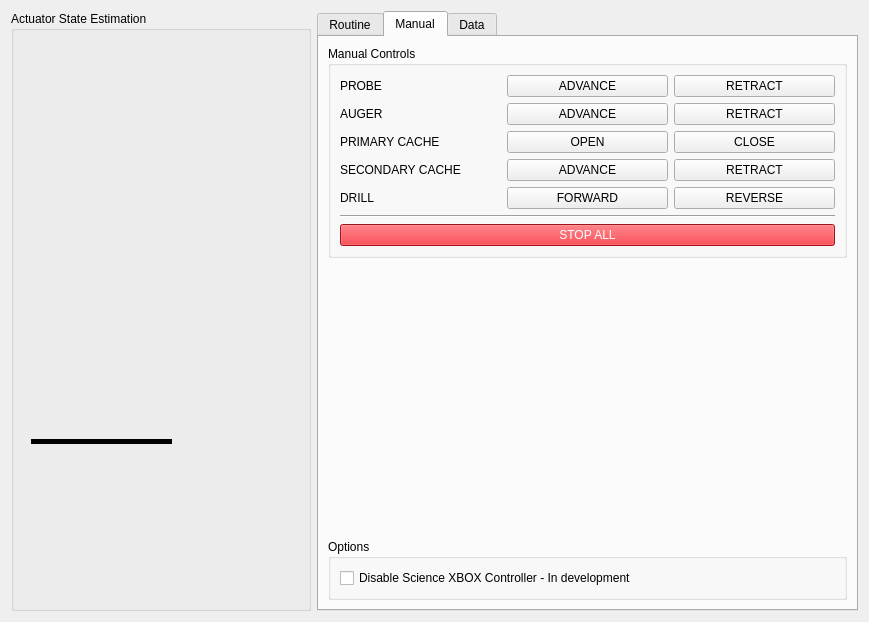
<?xml version="1.0" encoding="UTF-8"?>
<ui version="4.0">
 <class>PacketBrowser</class>
 <widget class="QWidget" name="PacketBrowser">
  <property name="geometry">
   <rect>
    <x>0</x>
    <y>0</y>
    <width>869</width>
    <height>620</height>
   </rect>
  </property>
  <property name="windowTitle">
   <string>Science Module Reponse Packet Viewer</string>
  </property>
  <layout class="QHBoxLayout" name="horizontalLayout_5">
   <item>
    <layout class="QVBoxLayout" name="verticalLayout_2">
     <item>
      <widget class="QGroupBox" name="groupBox_2">
       <property name="sizePolicy">
        <sizepolicy hsizetype="Fixed" vsizetype="Fixed">
         <horstretch>0</horstretch>
         <verstretch>0</verstretch>
        </sizepolicy>
       </property>
       <property name="minimumSize">
        <size>
         <width>300</width>
         <height>600</height>
        </size>
       </property>
       <property name="title">
        <string>Actuator State Estimation</string>
       </property>
       <widget class="QFrame" name="probe_frame">
        <property name="geometry">
         <rect>
          <x>200</x>
          <y>40</y>
          <width>81</width>
          <height>491</height>
         </rect>
        </property>
        <property name="styleSheet">
         <string notr="true"/>
        </property>
        <property name="frameShape">
         <enum>QFrame::NoFrame</enum>
        </property>
        <widget class="QLabel" name="actuator_body_probe">
         <property name="geometry">
          <rect>
           <x>2</x>
           <y>0</y>
           <width>71</width>
           <height>211</height>
          </rect>
         </property>
         <property name="styleSheet">
          <string notr="true">image: url(:/images/linear_actuator_body.svg);</string>
         </property>
         <property name="text">
          <string/>
         </property>
        </widget>
        <widget class="QFrame" name="probe_arm_group">
         <property name="geometry">
          <rect>
           <x>1</x>
           <y>10</y>
           <width>51</width>
           <height>291</height>
          </rect>
         </property>
         <property name="frameShape">
          <enum>QFrame::NoFrame</enum>
         </property>
         <widget class="QLabel" name="probe_arm">
          <property name="geometry">
           <rect>
            <x>16</x>
            <y>0</y>
            <width>16</width>
            <height>211</height>
           </rect>
          </property>
          <property name="styleSheet">
           <string notr="true">image: url(:/images/linear_actuator_arm.svg);</string>
          </property>
          <property name="text">
           <string/>
          </property>
         </widget>
         <widget class="QLabel" name="probe_head">
          <property name="geometry">
           <rect>
            <x>-1</x>
            <y>209</y>
            <width>51</width>
            <height>71</height>
           </rect>
          </property>
          <property name="styleSheet">
           <string notr="true">image: url(:/images/probe_head.svg);</string>
          </property>
          <property name="text">
           <string/>
          </property>
         </widget>
        </widget>
        <zorder>probe_arm_group</zorder>
        <zorder>actuator_body_probe</zorder>
       </widget>
       <widget class="QFrame" name="drill_frame">
        <property name="geometry">
         <rect>
          <x>20</x>
          <y>40</y>
          <width>111</width>
          <height>561</height>
         </rect>
        </property>
        <property name="frameShape">
         <enum>QFrame::NoFrame</enum>
        </property>
        <widget class="QLabel" name="actuator_body_drill">
         <property name="geometry">
          <rect>
           <x>2</x>
           <y>0</y>
           <width>71</width>
           <height>211</height>
          </rect>
         </property>
         <property name="styleSheet">
          <string notr="true">image: url(:/images/linear_actuator_body.svg);</string>
         </property>
         <property name="text">
          <string/>
         </property>
        </widget>
        <widget class="QFrame" name="drill_arm_group">
         <property name="geometry">
          <rect>
           <x>1</x>
           <y>10</y>
           <width>101</width>
           <height>551</height>
          </rect>
         </property>
         <property name="frameShape">
          <enum>QFrame::NoFrame</enum>
         </property>
         <widget class="QLabel" name="drill_arm">
          <property name="geometry">
           <rect>
            <x>16</x>
            <y>0</y>
            <width>16</width>
            <height>211</height>
           </rect>
          </property>
          <property name="styleSheet">
           <string notr="true">image: url(:/images/linear_actuator_arm.svg);</string>
          </property>
          <property name="text">
           <string/>
          </property>
         </widget>
         <widget class="QLabel" name="drill_body">
          <property name="geometry">
           <rect>
            <x>0</x>
            <y>200</y>
            <width>51</width>
            <height>71</height>
           </rect>
          </property>
          <property name="styleSheet">
           <string notr="true">image: url(:/images/drill_body.svg);</string>
          </property>
          <property name="text">
           <string/>
          </property>
         </widget>
         <widget class="QLabel" name="drill_head">
          <property name="geometry">
           <rect>
            <x>5</x>
            <y>244</y>
            <width>41</width>
            <height>71</height>
           </rect>
          </property>
          <property name="styleSheet">
           <string notr="true">image: url(:/images/drill_head_1.svg);</string>
          </property>
          <property name="text">
           <string/>
          </property>
         </widget>
         <widget class="QLabel" name="drill_bit">
          <property name="geometry">
           <rect>
            <x>15</x>
            <y>292</y>
            <width>20</width>
            <height>211</height>
           </rect>
          </property>
          <property name="styleSheet">
           <string notr="true">image: url(:/images/drill_bit.svg);</string>
          </property>
          <property name="text">
           <string/>
          </property>
         </widget>
         <widget class="QFrame" name="primary_cache_frame">
          <property name="geometry">
           <rect>
            <x>30</x>
            <y>330</y>
            <width>71</width>
            <height>51</height>
           </rect>
          </property>
          <widget class="QLabel" name="primary_door">
           <property name="geometry">
            <rect>
             <x>0</x>
             <y>26</y>
             <width>31</width>
             <height>20</height>
            </rect>
           </property>
           <property name="styleSheet">
            <string notr="true">image: url(:/images/cache_door.svg);</string>
           </property>
           <property name="text">
            <string/>
           </property>
          </widget>
          <widget class="QLabel" name="primary_body">
           <property name="geometry">
            <rect>
             <x>0</x>
             <y>0</y>
             <width>30</width>
             <height>41</height>
            </rect>
           </property>
           <property name="styleSheet">
            <string notr="true">image: url(:/images/cache_body.svg);</string>
           </property>
           <property name="text">
            <string/>
           </property>
          </widget>
         </widget>
         <zorder>drill_bit</zorder>
         <zorder>drill_arm</zorder>
         <zorder>drill_body</zorder>
         <zorder>drill_head</zorder>
         <zorder>primary_cache_frame</zorder>
        </widget>
        <zorder>drill_arm_group</zorder>
        <zorder>actuator_body_drill</zorder>
       </widget>
       <widget class="Line" name="line">
        <property name="geometry">
         <rect>
          <x>20</x>
          <y>420</y>
          <width>141</width>
          <height>20</height>
         </rect>
        </property>
        <property name="frameShadow">
         <enum>QFrame::Plain</enum>
        </property>
        <property name="lineWidth">
         <number>5</number>
        </property>
        <property name="orientation">
         <enum>Qt::Horizontal</enum>
        </property>
       </widget>
       <widget class="QFrame" name="secondary_frame">
        <property name="geometry">
         <rect>
          <x>100</x>
          <y>421</y>
          <width>71</width>
          <height>51</height>
         </rect>
        </property>
        <widget class="QLabel" name="secondary_body_1">
         <property name="geometry">
          <rect>
           <x>0</x>
           <y>0</y>
           <width>31</width>
           <height>41</height>
          </rect>
         </property>
         <property name="styleSheet">
          <string notr="true">image: url(:/images/cache_body.svg);</string>
         </property>
         <property name="text">
          <string/>
         </property>
        </widget>
        <widget class="QLabel" name="secondary_body_2">
         <property name="geometry">
          <rect>
           <x>30</x>
           <y>0</y>
           <width>31</width>
           <height>41</height>
          </rect>
         </property>
         <property name="styleSheet">
          <string notr="true">image: url(:/images/cache_body.svg);</string>
         </property>
         <property name="text">
          <string/>
         </property>
        </widget>
       </widget>
       <zorder>line</zorder>
       <zorder>probe_frame</zorder>
       <zorder>drill_frame</zorder>
       <zorder>secondary_frame</zorder>
      </widget>
     </item>
    </layout>
   </item>
   <item>
    <widget class="QTabWidget" name="tabWidget">
     <property name="currentIndex">
      <number>1</number>
     </property>
     <widget class="QWidget" name="tab">
      <attribute name="title">
       <string>Routine</string>
      </attribute>
      <layout class="QVBoxLayout" name="verticalLayout_5">
       <item>
        <widget class="QGroupBox" name="groupBox_5">
         <property name="title">
          <string>Routine Status</string>
         </property>
         <layout class="QHBoxLayout" name="horizontalLayout_2">
          <item>
           <widget class="QScrollArea" name="scrollArea_query">
            <property name="widgetResizable">
             <bool>true</bool>
            </property>
            <widget class="QWidget" name="scrollAreaContents">
             <property name="geometry">
              <rect>
               <x>0</x>
               <y>0</y>
               <width>495</width>
               <height>225</height>
              </rect>
             </property>
             <layout class="QVBoxLayout" name="verticalLayout_7">
              <item>
               <widget class="QLabel" name="label_rx_ascii">
                <property name="sizePolicy">
                 <sizepolicy hsizetype="Expanding" vsizetype="Expanding">
                  <horstretch>10</horstretch>
                  <verstretch>50</verstretch>
                 </sizepolicy>
                </property>
                <property name="styleSheet">
                 <string notr="true">background-color: rgb(255, 255, 255);</string>
                </property>
                <property name="text">
                 <string/>
                </property>
                <property name="alignment">
                 <set>Qt::AlignLeading|Qt::AlignLeft|Qt::AlignTop</set>
                </property>
                <property name="wordWrap">
                 <bool>true</bool>
                </property>
               </widget>
              </item>
             </layout>
            </widget>
           </widget>
          </item>
         </layout>
        </widget>
       </item>
       <item>
        <layout class="QHBoxLayout" name="horizontalLayout_3">
         <item>
          <widget class="QGroupBox" name="groupBox">
           <property name="title">
            <string>Select Routine</string>
           </property>
           <layout class="QVBoxLayout" name="verticalLayout_8">
            <item>
             <widget class="QScrollArea" name="scrollArea">
              <property name="widgetResizable">
               <bool>true</bool>
              </property>
              <widget class="QWidget" name="scrollAreaWidgetContents">
               <property name="geometry">
                <rect>
                 <x>0</x>
                 <y>0</y>
                 <width>209</width>
                 <height>222</height>
                </rect>
               </property>
               <layout class="QVBoxLayout" name="verticalLayout_9">
                <item>
                 <widget class="QPushButton" name="pushButton_2">
                  <property name="text">
                   <string>Routine 1</string>
                  </property>
                 </widget>
                </item>
                <item>
                 <widget class="QPushButton" name="pushButton">
                  <property name="text">
                   <string>Routine 2</string>
                  </property>
                 </widget>
                </item>
                <item>
                 <widget class="QPushButton" name="pushButton_3">
                  <property name="text">
                   <string>Routine 3</string>
                  </property>
                 </widget>
                </item>
                <item>
                 <widget class="QPushButton" name="pushButton_4">
                  <property name="text">
                   <string>Routine 4</string>
                  </property>
                 </widget>
                </item>
               </layout>
              </widget>
             </widget>
            </item>
           </layout>
          </widget>
         </item>
         <item>
          <widget class="QGroupBox" name="groupBox_6">
           <property name="title">
            <string>Control Routine</string>
           </property>
           <layout class="QVBoxLayout" name="verticalLayout_10">
            <item>
             <layout class="QHBoxLayout" name="horizontalLayout">
              <item>
               <widget class="QPushButton" name="pushButton_8">
                <property name="sizePolicy">
                 <sizepolicy hsizetype="Minimum" vsizetype="Minimum">
                  <horstretch>0</horstretch>
                  <verstretch>0</verstretch>
                 </sizepolicy>
                </property>
                <property name="styleSheet">
                 <string notr="true">background-color: rgb(255, 190, 111);
background-color: rgb(249, 240, 107);</string>
                </property>
                <property name="text">
                 <string>PAUSE</string>
                </property>
               </widget>
              </item>
              <item>
               <widget class="QPushButton" name="pushButton_6">
                <property name="sizePolicy">
                 <sizepolicy hsizetype="Minimum" vsizetype="Minimum">
                  <horstretch>0</horstretch>
                  <verstretch>0</verstretch>
                 </sizepolicy>
                </property>
                <property name="styleSheet">
                 <string notr="true">background-color: rgb(143, 240, 164);</string>
                </property>
                <property name="text">
                 <string>RESUME</string>
                </property>
               </widget>
              </item>
              <item>
               <widget class="QPushButton" name="pushButton_7">
                <property name="sizePolicy">
                 <sizepolicy hsizetype="Minimum" vsizetype="Minimum">
                  <horstretch>0</horstretch>
                  <verstretch>0</verstretch>
                 </sizepolicy>
                </property>
                <property name="styleSheet">
                 <string notr="true">background-color: rgb(255, 190, 111);</string>
                </property>
                <property name="text">
                 <string>STEP</string>
                </property>
               </widget>
              </item>
             </layout>
            </item>
            <item>
             <widget class="QPushButton" name="pushButton_5">
              <property name="sizePolicy">
               <sizepolicy hsizetype="Minimum" vsizetype="Minimum">
                <horstretch>0</horstretch>
                <verstretch>0</verstretch>
               </sizepolicy>
              </property>
              <property name="styleSheet">
               <string notr="true">background-color: rgb(237, 51, 59);</string>
              </property>
              <property name="text">
               <string>ABORT</string>
              </property>
             </widget>
            </item>
           </layout>
          </widget>
         </item>
        </layout>
       </item>
      </layout>
     </widget>
     <widget class="QWidget" name="tab_2">
      <attribute name="title">
       <string>Manual</string>
      </attribute>
      <layout class="QGridLayout" name="gridLayout">
       <item row="0" column="0">
        <widget class="QGroupBox" name="groupBox_3">
         <property name="title">
          <string>Manual Controls</string>
         </property>
         <layout class="QVBoxLayout" name="verticalLayout_3">
          <item>
           <layout class="QGridLayout" name="gridLayout_2">
            <item row="0" column="1">
             <widget class="QPushButton" name="probe_forward">
              <property name="text">
               <string>ADVANCE</string>
              </property>
             </widget>
            </item>
            <item row="0" column="2">
             <widget class="QPushButton" name="probe_backward">
              <property name="text">
               <string>RETRACT</string>
              </property>
             </widget>
            </item>
            <item row="1" column="1">
             <widget class="QPushButton" name="auger_forward">
              <property name="text">
               <string>ADVANCE</string>
              </property>
             </widget>
            </item>
            <item row="1" column="0">
             <widget class="QLabel" name="label_2">
              <property name="text">
               <string>AUGER</string>
              </property>
             </widget>
            </item>
            <item row="2" column="0">
             <widget class="QLabel" name="label_3">
              <property name="text">
               <string>PRIMARY CACHE</string>
              </property>
             </widget>
            </item>
            <item row="0" column="0">
             <widget class="QLabel" name="label">
              <property name="text">
               <string>PROBE</string>
              </property>
             </widget>
            </item>
            <item row="3" column="0">
             <widget class="QLabel" name="label_4">
              <property name="text">
               <string>SECONDARY CACHE</string>
              </property>
             </widget>
            </item>
            <item row="1" column="2">
             <widget class="QPushButton" name="auger_backward">
              <property name="text">
               <string>RETRACT</string>
              </property>
             </widget>
            </item>
            <item row="4" column="0">
             <widget class="QLabel" name="label_5">
              <property name="text">
               <string>DRILL</string>
              </property>
             </widget>
            </item>
            <item row="2" column="1">
             <widget class="QPushButton" name="primary_forward">
              <property name="text">
               <string>OPEN</string>
              </property>
             </widget>
            </item>
            <item row="3" column="1">
             <widget class="QPushButton" name="secondary_forward">
              <property name="text">
               <string>ADVANCE</string>
              </property>
             </widget>
            </item>
            <item row="4" column="1">
             <widget class="QPushButton" name="drill_forward">
              <property name="text">
               <string>FORWARD</string>
              </property>
             </widget>
            </item>
            <item row="2" column="2">
             <widget class="QPushButton" name="primary_backward">
              <property name="text">
               <string>CLOSE</string>
              </property>
             </widget>
            </item>
            <item row="3" column="2">
             <widget class="QPushButton" name="secondary_backward">
              <property name="text">
               <string>RETRACT</string>
              </property>
             </widget>
            </item>
            <item row="4" column="2">
             <widget class="QPushButton" name="drill_backward">
              <property name="text">
               <string>REVERSE</string>
              </property>
             </widget>
            </item>
           </layout>
          </item>
          <item>
           <widget class="Line" name="line_2">
            <property name="orientation">
             <enum>Qt::Horizontal</enum>
            </property>
           </widget>
          </item>
          <item>
           <widget class="QPushButton" name="stop_all_button">
            <property name="styleSheet">
             <string notr="true">background-color: rgb(224, 27, 36);
color: rgb(255, 255, 255);</string>
            </property>
            <property name="text">
             <string>STOP ALL</string>
            </property>
           </widget>
          </item>
         </layout>
        </widget>
       </item>
       <item row="3" column="0">
        <widget class="QGroupBox" name="groupBox_4">
         <property name="title">
          <string>Options</string>
         </property>
         <layout class="QHBoxLayout" name="horizontalLayout_4">
          <item>
           <widget class="QCheckBox" name="checkBox">
            <property name="text">
             <string>Disable Science XBOX Controller - In development</string>
            </property>
           </widget>
          </item>
         </layout>
        </widget>
       </item>
       <item row="2" column="0">
        <spacer name="verticalSpacer">
         <property name="orientation">
          <enum>Qt::Vertical</enum>
         </property>
         <property name="sizeHint" stdset="0">
          <size>
           <width>20</width>
           <height>40</height>
          </size>
         </property>
        </spacer>
       </item>
      </layout>
     </widget>
     <widget class="QWidget" name="tab_3">
      <attribute name="title">
       <string>Data</string>
      </attribute>
      <layout class="QVBoxLayout" name="verticalLayout">
       <item>
        <widget class="QTableWidget" name="actuator_state_table">
         <attribute name="horizontalHeaderCascadingSectionResizes">
          <bool>true</bool>
         </attribute>
         <attribute name="horizontalHeaderDefaultSectionSize">
          <number>150</number>
         </attribute>
         <attribute name="horizontalHeaderShowSortIndicator" stdset="0">
          <bool>false</bool>
         </attribute>
         <attribute name="horizontalHeaderStretchLastSection">
          <bool>true</bool>
         </attribute>
         <attribute name="verticalHeaderVisible">
          <bool>true</bool>
         </attribute>
         <attribute name="verticalHeaderCascadingSectionResizes">
          <bool>false</bool>
         </attribute>
         <attribute name="verticalHeaderStretchLastSection">
          <bool>false</bool>
         </attribute>
         <row>
          <property name="text">
           <string>Probe</string>
          </property>
         </row>
         <row>
          <property name="text">
           <string>Auger</string>
          </property>
         </row>
         <row>
          <property name="text">
           <string>Primary Cache Door</string>
          </property>
         </row>
         <row>
          <property name="text">
           <string>Secondary Cache</string>
          </property>
         </row>
         <row>
          <property name="text">
           <string>Secondary Cache Door</string>
          </property>
         </row>
         <row>
          <property name="text">
           <string>Drill</string>
          </property>
         </row>
         <column>
          <property name="text">
           <string>Estimated Position</string>
          </property>
         </column>
         <column>
          <property name="text">
           <string>Control</string>
          </property>
         </column>
         <column>
          <property name="text">
           <string>Reserved</string>
          </property>
         </column>
        </widget>
       </item>
       <item>
        <widget class="QGroupBox" name="groupBox_7">
         <property name="title">
          <string>Options</string>
         </property>
         <layout class="QGridLayout" name="gridLayout_3">
          <item row="0" column="1">
           <widget class="QLineEdit" name="passive_rate_lineEdit">
            <property name="text">
             <string>1000</string>
            </property>
           </widget>
          </item>
          <item row="0" column="0">
           <widget class="QLabel" name="label_6">
            <property name="text">
             <string>Passive Poll Rate (ms)</string>
            </property>
           </widget>
          </item>
          <item row="1" column="0">
           <widget class="QLabel" name="label_7">
            <property name="text">
             <string>Active Poll Rate (ms)</string>
            </property>
           </widget>
          </item>
          <item row="1" column="1">
           <widget class="QLineEdit" name="active_rate_lineEdit">
            <property name="text">
             <string>100</string>
            </property>
           </widget>
          </item>
         </layout>
        </widget>
       </item>
      </layout>
     </widget>
    </widget>
   </item>
  </layout>
 </widget>
 <resources>
  <include location="resources.qrc"/>
 </resources>
 <connections/>
</ui>
